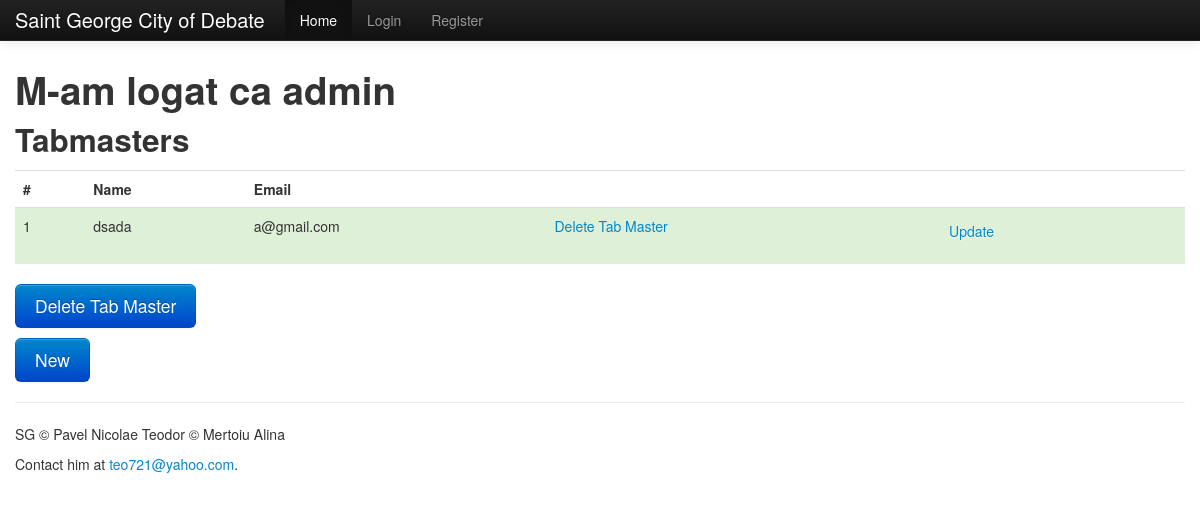
/admin, run on an earlier commit of the app's database.
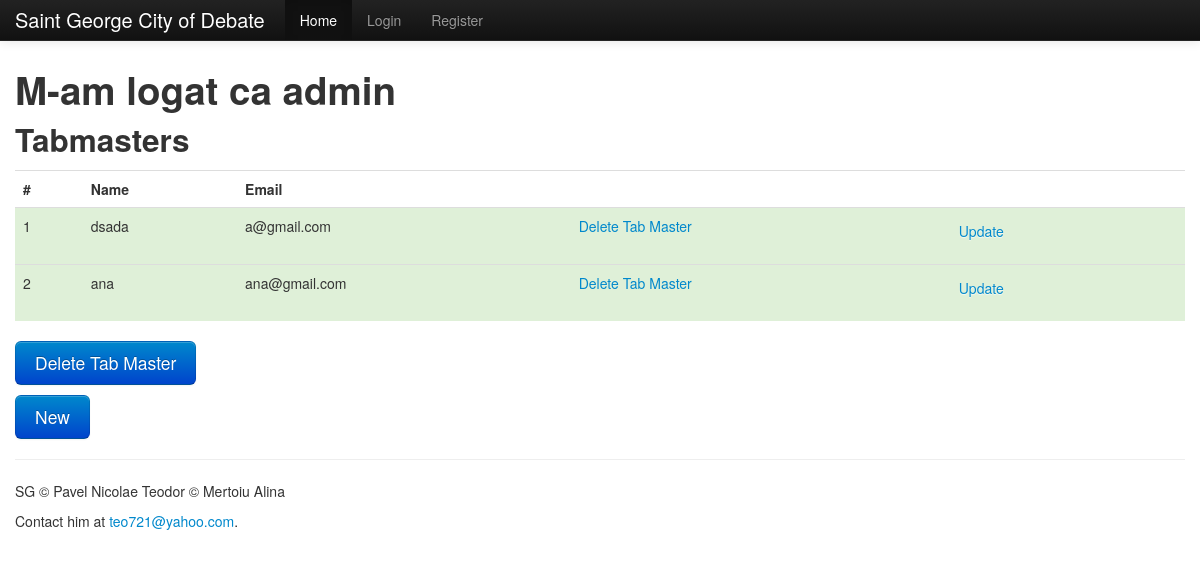
And on a later commit of the database.
### app.py (models this page shows, shortened)
class Tabmaster(db.Model):
    __tablename__="tabmasters"
    id = db.Column('tabmaster_id', db.Integer, primary_key=True)
    name = db.Column(db.String(30))
    user_id = db.Column(db.Integer, db.ForeignKey('users.user_id'))
    mail = db.Column(db.String(50))

### app.py (the view)
@app.route('/admin')
def admin():
    return render_template('admin.html', tabmasters = Tabmaster.query.order_by(Tabmaster.id))

### app.py (called while the page is built)
@app.before_request
def before_request():
    g.user = current_user

### templates/admin.html
{% extends "layout.html" %}
{% block body %}
<h1> M-am logat ca admin </h1>
<div id="main">
    <h2>Tabmasters</h2>
    <table class="table table-hover">
    	<tr>
    		<th>#
    		<th>Name
            <th>Email
            <th>
            <th>
    	{%- for tabmaster in tabmasters %}
    	<tr class={{ "success" }}>
    		<td style={{ "text-decoration:none"}}>{{ tabmaster.id }}
    		<td style={{ "text-decoration:none"}}>{{ tabmaster.name }}
            <td style={{ "text-decoration:none"}}>{{ tabmaster.mail }}
            <td>
                <p>
                    <a href="{{ url_for('del_tabmaster_direct', id=tabmaster.id) }}" onClick = "return confirm('Are you sure?')">Delete Tab Master</a>
                </p>
            <td>
                <p>
                    <a href="{{ url_for('update_tabmaster', id=tabmaster.id) }}" class="btn btn-link">Update</a>
                </p>
    	{% endfor %}
    </table>
        <p>
            <a href="{{ url_for('del_tabmaster') }}" class="btn btn-large btn-primary">Delete Tab Master</a>
        </p>
        <p>
            <a href="{{ url_for('create_tabmaster') }}" class="btn btn-large btn-primary">New</a>
        </p>
</div>
{% endblock %}

### templates/layout.html (shortened to what this page needs)
<!doctype html>
<link href="/static/css/bootstrap.css" rel="stylesheet">
<link href="/static/css/bootstrap-responsive.css" rel="stylesheet">
<div class="navbar navbar-inverse navbar-fixed-top">
		<div class="navbar-inner">
			<div class="container">
				<a class="brand" href='/' >Saint George City of Debate</a>
				<div class="nav-collapse collapse">
					<ul class="nav">
						{% if not g.user.is_authenticated()%}
							<li class="active"><a href="/">Home</a></li>
							<li><a href="{{ url_for('login') }}">Login</a></li>
							<li><a href="{{ url_for('register') }}">Register</a></li>
						{% endif %}
					</ul>
				</div>
			</div>
		</div>
</div>
<div id="main" class="container">
	{% block body %}{% endblock %}
	<hr>
	<footer id="footer">
				<p>SG &copy; Pavel Nicolae Teodor &copy; Mertoiu Alina </p>
				Contact him at <a href="mailto:teo721@yahoo.com">teo721@yahoo.com</a>.</p>
	</footer>
</div>

What changed in the data, as far as the page shows it:
added Tabmaster: id "2", name "ana", mail "ana@gmail.com"
